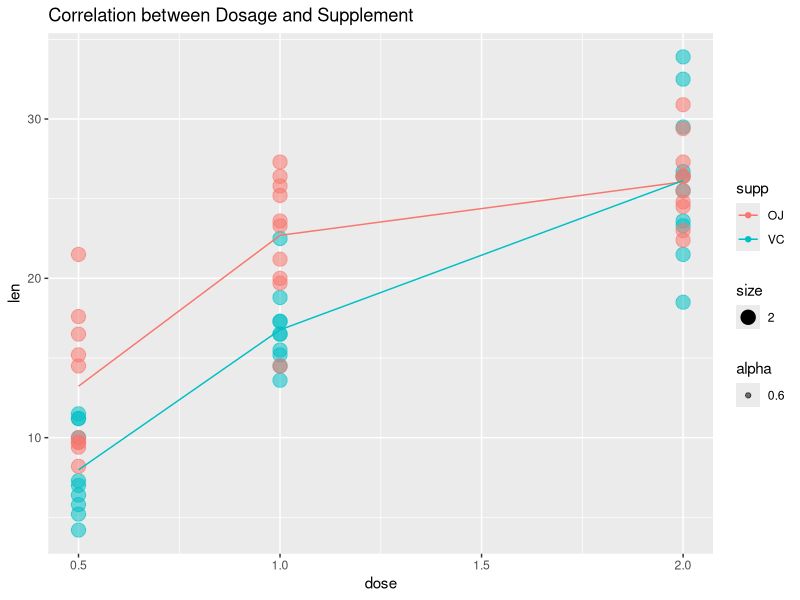
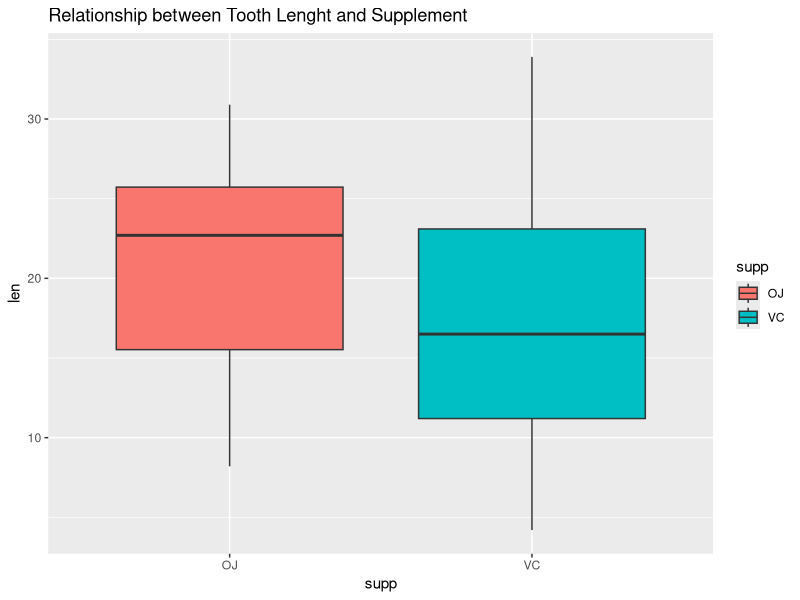
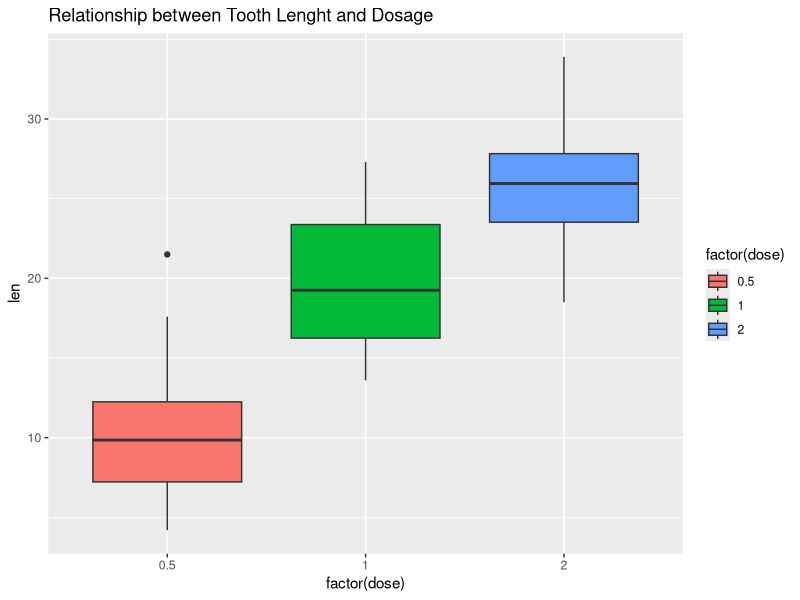
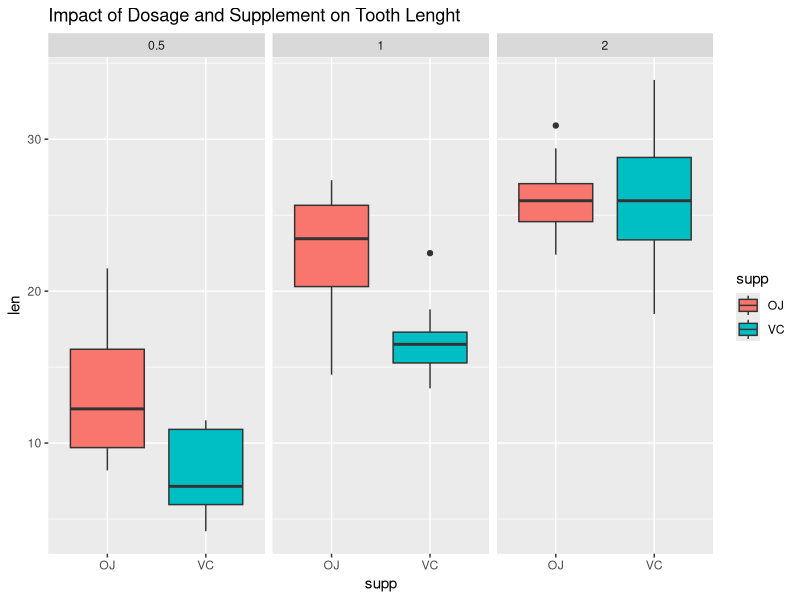

Here is the R script that generated these plots, in order:
## ---- chunk 1
library(ggplot2)
data("ToothGrowth")
summary(ToothGrowth)
## ---- chunk 2
head(ToothGrowth)
## ---- chunk 3
unique(ToothGrowth$len)
## ---- chunk 4
unique(ToothGrowth$supp)
## ---- chunk 5
unique(ToothGrowth$dose)
## ---- chunk 6
by(ToothGrowth$len, INDICES = list(ToothGrowth$supp, ToothGrowth$dose), summary)
## ---- chunk 7
average <- aggregate(len~., data = ToothGrowth, mean)
ggplot(data = ToothGrowth, aes(x = dose, y = len)) +
        geom_point(aes(group = supp, colour = supp, size = 2, alpha = .6)) +
        geom_line(data = average, aes(group = supp, colour = supp)) +
        labs(title = "Correlation between Dosage and Supplement")
## ---- chunk 8
ggplot(aes(x = supp, y = len), data = ToothGrowth) +
        geom_boxplot(aes(fill = supp)) +
        labs(title = "Relationship between Tooth Lenght and Supplement")
## ---- chunk 9
ggplot(aes(x = factor(dose), y = len), data = ToothGrowth) +
        geom_boxplot(aes(fill = factor(dose))) +
        labs(title = "Relationship between Tooth Lenght and Dosage")
## ---- chunk 10
ggplot(aes(x = supp, y = len), data = ToothGrowth) +
        geom_boxplot(aes(fill = supp)) +
        facet_wrap(~dose) +
        labs(title = "Impact of Dosage and Supplement on Tooth Lenght")
## ---- chunk 11
t.test(len~supp, data = ToothGrowth)
## ---- chunk 12
test_set_one <- subset(ToothGrowth, ToothGrowth$dose %in% c(1.0, .5))
t.test(len~dose, data = test_set_one)
## ---- chunk 13
test_set_two <- subset(ToothGrowth, ToothGrowth$dose %in% c(2.0, .5))
t.test(len~dose, data = test_set_two)
## ---- chunk 14
test_set_three <- subset(ToothGrowth, ToothGrowth$dose %in% c(2.0, 1.0))
t.test(len~dose, data = test_set_three)
